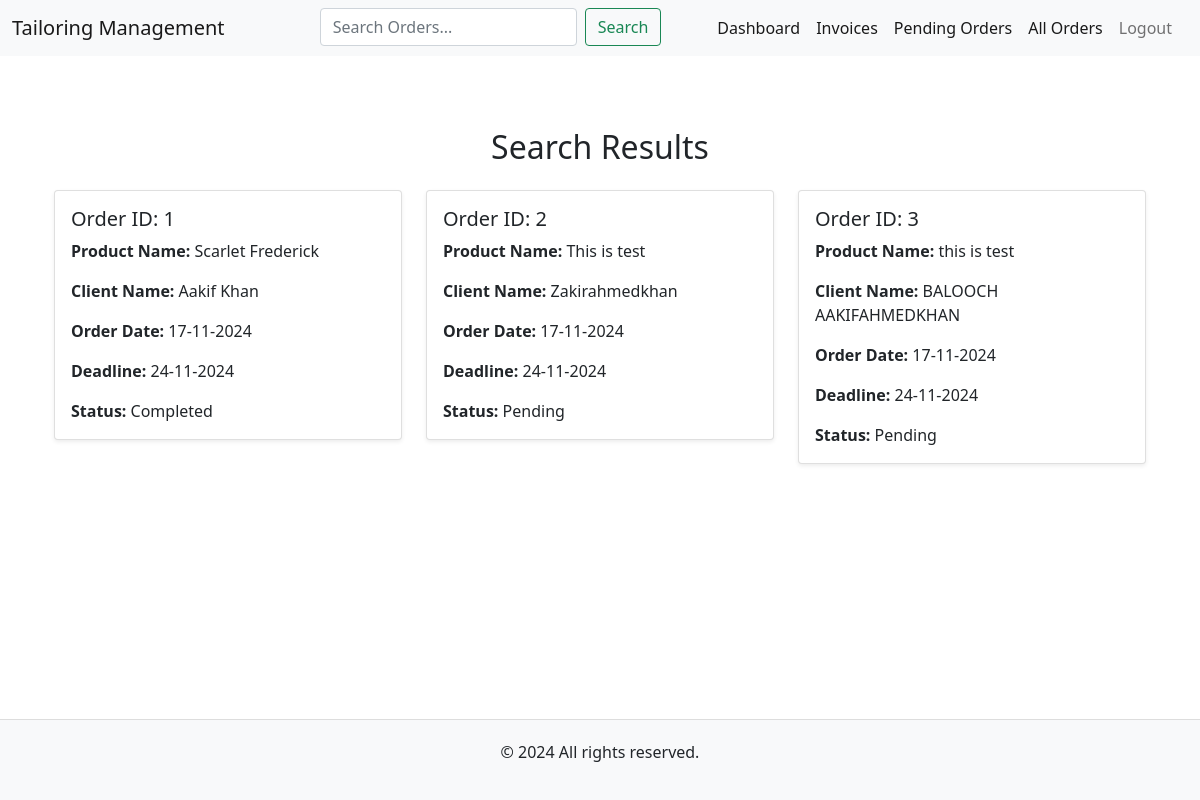
Page /search (signed in) on the committed database.
### model.py (models this page shows, shortened)
class Order(db.Model):
    __tablename__ = 'orders'
    id: Mapped[int] = mapped_column(Integer, primary_key=True)
    order_date: Mapped[datetime] = mapped_column(DateTime, nullable=False, default=datetime.utcnow)
    deadline: Mapped[datetime] = mapped_column(DateTime, nullable=False)
    product_name: Mapped[str] = mapped_column(String(50), nullable=False)
    price: Mapped[float] = mapped_column(Float, nullable=False)
    status: Mapped[str] = mapped_column(String(20), nullable=False, default="Pending")
    quantity: Mapped[int] = mapped_column(Integer, nullable=False, default=1)
    client_id: Mapped[int] = mapped_column(Integer, db.ForeignKey('clients.id'), nullable=False)
    client: Mapped[Client] = relationship("Client", back_populates="orders")
    admin_id: Mapped[int] = mapped_column(Integer, db.ForeignKey('admins.id'), nullable=False)
    admin: Mapped["Admin"] = relationship("Admin", back_populates="orders")

class Client(db.Model):
    __tablename__ = 'clients'
    id: Mapped[int] = mapped_column(Integer, primary_key=True)
    name: Mapped[str] = mapped_column(String(100), nullable=False)
    street: Mapped[str] = mapped_column(String(250))
    city: Mapped[str] = mapped_column(String(15))
    phone_number: Mapped[str] = mapped_column(String(20))
    admin_id: Mapped[int] = mapped_column(Integer, db.ForeignKey('admins.id'), nullable=False)
    admin: Mapped["Admin"] = relationship("Admin", back_populates="clients")
    orders: Mapped[list["Order"]] = relationship("Order", back_populates="client", lazy="dynamic")

### main.py (the view)
@app.route('/search', methods=['GET'])
@login_required
def search():
    query = request.args.get('query')
    if query:
        order_query = Order.query.filter(
        (Order.id.ilike(f"%{query}%")) |
        (Order.product_name.ilike(f"%{query}%")) |
        (Order.client.has(Client.name.ilike(f"%{query}%"))) |
        (Order.status.ilike(f"%{query}%"))).filter_by(admin_id=current_user.id)
        orders = order_query.all()
    else:
        orders = Order.query.all()
    return render_template('search_results.html', orders=orders)

### main.py (called while the page is built)
@login_manager.user_loader
def load_user(admin_id):
    return db.get_or_404(Admin, admin_id)

### templates/search_results.html (shortened to what this page needs)
{% extends 'base.html' %}
{% block content %}
    <div class="container mt-5 mb-4">
        <h2 class="text-center mb-4">Search Results</h2>
        {% if orders %}
            <div class="row">
                {% for order in orders %}
                    <div class="col-lg-4 col-md-6 col-sm-12 mb-4">
                        <div class="card shadow-sm">
                            <div class="card-body">
                                <h5 class="card-title">Order ID: {{ order.id }}</h5>
                                <p class="card-text"><strong>Product Name:</strong> {{ order.product_name }}</p>
                                <p class="card-text"><strong>Client Name:</strong> {{ order.client.name }}</p>
                                <p class="card-text"><strong>Order Date:</strong> {{ order.order_date.strftime('%d-%m-%Y') }}</p>
                                <p class="card-text"><strong>Deadline:</strong> {{ order.deadline.strftime('%d-%m-%Y') }}</p>
                                <p class="card-text"><strong>Status:</strong> {{ order.status }}</p>
                            </div>
                        </div>
                    </div>
                {% endfor %}
            </div>
        {% else %}
            <p class="text-center">No results found for your search query.</p>
        {% endif %}
    </div>
{% endblock %}

### templates/base.html (shortened to what this page needs)
<!DOCTYPE html>
<html lang="en">
<head>
    <link href="https://cdn.jsdelivr.net/npm/bootstrap@5.1.3/dist/css/bootstrap.min.css" rel="stylesheet">
    <link rel="stylesheet" href="{{ url_for('static', filename='styles.css') }}">
</head>
<body>
    {% include 'header.html' %}
    <div class="container mt-4 content-wrapper">
        {% block content %}{% endblock %}
    </div>
    {% include 'footer.html' %}
</body>
</html>

### templates/header.html (shortened to what this page needs)
<nav class="navbar navbar-expand-lg navbar-light bg-light">
    <div class="container-fluid">
        <a class="navbar-brand" href="{{ url_for('home') }}">Tailoring Management</a>
        <div class="collapse navbar-collapse" id="navbarNav">
            <ul class="navbar-nav ms-auto mx-2">
                {% if current_user.is_authenticated %}
                <li class="nav-item mx-5">
                    <form class="d-flex" method="GET" action="{{ url_for('search') }}">
                        <input class="form-control me-2" type="search" placeholder="Search Orders..." aria-label="Search" name="query">
                        <button class="btn btn-outline-success" type="submit">Search</button>
                    </form>
                </li>
                <li class="nav-item">
                    <a class="nav-link active" href="{{ url_for('home') }}">Dashboard</a>
                </li>
                <li class="nav-item">
                    <a class="nav-link active" href="{{ url_for('invoices') }}">Invoices</a>
                </li>
                <li class="nav-item">
                    <a class="nav-link active" href="{{ url_for('pending_orders') }}">Pending Orders</a>
                </li>
                <li class="nav-item">
                    <a class="nav-link active" href="{{ url_for('orders') }}">All Orders</a>
                </li>
                <li class="nav-item">
                    <a class="nav-link" href="{{ url_for('logout') }}">Logout</a>
                </li>
                {% endif %}
            </ul>
        </div>
    </div>
</nav>

### templates/footer.html
<footer class="footer">
    <div class="container text-center">
        <p>&copy; 2024 All rights reserved.</p>
    </div>
</footer>

### static/css/styles.css (style rules this page uses)
html, body { height: 100%; margin: 0; display: flex; flex-direction: column; }
.content-wrapper { flex: 1; }
footer.footer { background-color: #f8f9fa; padding: 20px; text-align: center; border-top: 1px solid #ddd; width: 100%; position: relative; bottom: 0; }

### rows in the picture
Order: id "1", product_name "Scarlet Frederick", client.name "Aakif Khan", order_date "17-11-2024", deadline "24-11-2024", status "Completed"
Order: id "2", product_name "This is test", client.name "Zakirahmedkhan", order_date "17-11-2024", deadline "24-11-2024", status "Pending"
Order: id "3", product_name "this is test", client.name "BALOOCH AAKIFAHMEDKHAN", order_date "17-11-2024", deadline "24-11-2024", status "Pending"
